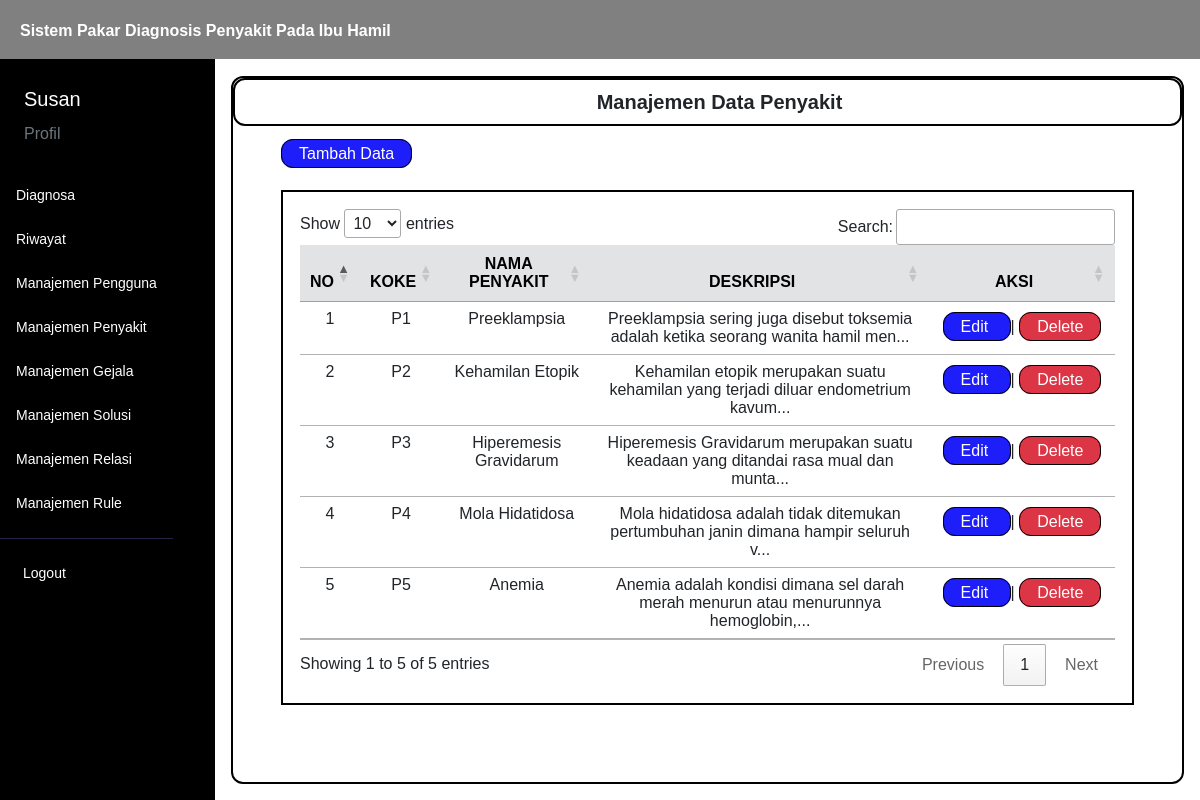
/menu/manaj_penyakit.php (signed in), run on the app's committed database.
### tables this page shows
CREATE TABLE `user` (
  `iduser` int(11) NOT NULL,
  `username` varchar(50) NOT NULL,
  `password` varchar(100) NOT NULL,
  `nama` varchar(50) NOT NULL,
  `email` varchar(50) NOT NULL,
  `level` varchar(40) NOT NULL
);

CREATE TABLE `penyakit` (
  `idpenyakit` int(11) NOT NULL,
  `kode_penyakit` varchar(45) NOT NULL,
  `nama_penyakit` varchar(50) NOT NULL,
  `deskripsi` text NOT NULL
);

### controller/main.php (called while the page is built, shortened)
<?php
$conn = mysqli_connect("localhost", "root", "", "kehamilan");
function query($query)
{
    global $conn;
    $result = mysqli_query($conn, $query);
    $rows = [];
    while ($row = mysqli_fetch_assoc($result)) {
        $rows[] = $row;
    }
    return $rows;
}
function generateRandomKey()
{
    $keyLength = 32;
    $randomBytes = openssl_random_pseudo_bytes($keyLength, $strong);
    if (!$strong) {
        $randomBytes = random_bytes($keyLength);
    }
    return base64_encode($randomBytes);
}
function enkripsi($kata)
{
    $key = generateRandomKey();
    $string = openssl_encrypt($kata, 'AES-256-CBC', $key, 0, substr($key, 0, 16));
    $hasilEnkripsi = base64_encode($key . $string);
    return $hasilEnkripsi;
}
function dekripsi($kata)
{
    $string = base64_decode($kata);
    $key = substr($string, 0, 44);
    $enkripsi = substr($string, 44);
    $hasil = openssl_decrypt($enkripsi, 'AES-256-CBC', $key, 0, substr($key, 0, 16));
    return $hasil;
}
function cari_user() {
    $id = dekripsi($_COOKIE['SPKehamilan']);
    $user = query("SELECT * FROM user WHERE iduser = $id")[0];
    return $user;
}
function validasi_admin()
{
    $id = dekripsi($_COOKIE['SPKehamilan']);
    $cek = query("SELECT * FROM user WHERE iduser = $id")[0];
}
?>

### menu/manaj_penyakit.php (the view, shortened to what this page needs)
<?php
$data = query("SELECT * FROM penyakit ORDER BY CAST(SUBSTRING(kode_penyakit, 2) AS UNSIGNED)");
?>
<html lang="en">
<head>
    <link href="https://cdn.jsdelivr.net/npm/bootstrap@5.3.0/dist/css/bootstrap.min.css" rel="stylesheet"
>
    <link rel="stylesheet" href="https://cdn.datatables.net/1.13.4/css/jquery.dataTables.min.css">
    <link rel="stylesheet" href="../style.css">
</head>
<body>
    <div class="content">
        <?php
        require_once('../navbar/navbar.php');
        ?>
        <div class="main-container m-0">
            <div class="d-flex">
                <?php
                require_once('../navbar/sidebar.php');
                ?>
                <div class="contents px-3 py-3">
                    <div class="box">
                        <div class="box1">
                            <h5 class="text-dark text-center mb-0 ms-4 fw-bold">
                                Manajemen Data Penyakit
                            </h5>
                        </div>
                        <div class="ms-5 mt-3">
                            <a href="../insert/penyakit.php">Tambah Data</a>
                        </div>
                        <div class="tabel mt-4 mx-5">
                            <table id="example" class="table table-hover text-center">
                                <thead>
                                    <tr class="table-secondary">
                                        <th class="text-center" scope="col">NO</th>
                                        <th class="text-center" scope="col">KOKE</th>
                                        <th class="text-center" scope="col">NAMA PENYAKIT</th>
                                        <th class="text-center" scope="col">DESKRIPSI</th>
                                        <th class="text-center" scope="col" style="width: 150px;">AKSI</th>
                                    </tr>
                                </thead>
                                <tbody>
                                    <?php
                                    $i = 1;
                                    foreach ($data as $d):
                                        ?>
                                        <tr>
                                            <td>
                                                <?= $i; ?>
                                            </td>
                                            <td>
                                                <?= $d['kode_penyakit']; ?>
                                            </td>
                                            <td>
                                                <?= $d['nama_penyakit']; ?>
                                            </td>
                                            <td class="truncate">
                                                <?php
                                                $deskripsi_terbatas = substr($d['deskripsi'], 0, 80);
                                                echo $deskripsi_terbatas;
                                                if (strlen($d['deskripsi']) > 80) {
                                                    echo '...';
                                                }
                                                ?>
                                            </td>
                                            <td>
                                                <div class="mt-2">
                                                    <a href="../edit/penyakit.php?id=<?= enkripsi($d['idpenyakit']); ?>">
                                                        Edit
                                                    </a>
                                                    |
                                                    <a href="#" class="delete bg-danger" id="delete"
                                                        onclick="confirmDelete(<?= $d['idpenyakit']; ?>)">
                                                        Delete
                                                    </a>
                                                </div>
                                            </td>
                                        </tr>
                                        <?php
                                        $i++;
                                    endforeach;
                                    ?>
                                </tbody>
                            </table>
                        </div>
                    </div>
                </div>
            </div>
        </div>
    </div>
</body>
</html>

### navbar/sidebar.php (shortened to what this page needs)
<?php
validasi_admin();
?>
<div class="sidebar" id="side_nav">
    <div class="content-side">
        <div class="profil pt-4">
            <span class="text-white ms-4 fs-5">
                <?= $user['nama']; ?>
            </span>
            <div class="ms-4 mt-2">
                <a class="text-decoration-none text-secondary" href="../menu/profil.php">Profil</a>
            </div>
        </div>
        <div class="">
            <ul class="list-unstyled pt-4 fw-medium">
                <li class="">
                    <a href="../diagnosa" class="text-decoration-none d-block">
                        <span>Diagnosa</span>
                    </a>
                </li>
                <li class="">
                    <a href="../menu/riwayat.php" class="text-decoration-none d-block">
                        <span>Riwayat</span>
                    </a>
                </li>
                <li class="">
                    <a href="../menu/manaj_pengguna.php" class="text-decoration-none d-block">
                        <span>Manajemen Pengguna</span>
                    </a>
                </li>
                <li class="">
                    <a href="../menu/manaj_penyakit.php" class="text-decoration-none d-block">
                        <span>Manajemen Penyakit</span>
                    </a>
                </li>
                <li class="">
                    <a href="../menu/manaj_gejala.php" class="text-decoration-none d-block">
                        <span>Manajemen Gejala</span>
                    </a>
                </li>
                <li class="">
                    <a href="../menu/manaj_solusi.php" class="text-decoration-none d-block">
                        <span>Manajemen Solusi</span>
                    </a>
                </li>
                <li class="">
                    <a href="../menu/manaj_relasi.php" class="text-decoration-none d-block">
                        <span>Manajemen Relasi</span>
                    </a>
                </li>
                <li class="">
                    <a href="../menu/manaj_rule.php" class="text-decoration-none d-block">
                        <span>Manajemen Rule</span>
                    </a>
                </li>
            </ul>
        </div>
        <hr class="hr-color">
        <ul class="list-unstyled fw-medium pb-5">
            <li>
                <a href="../logout.php" class="text-decoration-none d-block">
                    <span>Logout</span>
                </a>
            </li>
        </ul>
    </div>
</div>

### style.css (style rules this page uses)
* { font-family: "Chakra Petch", sans-serif; }
body { background: white; margin: 0; padding: 0; border: 0; }
.content { min-height: 100vh; width: 100%; }
.sidebar { background: black; min-width: 215px; max-width: 215px; transition: all ease-in 0.3s; min-height: 100vh; }
hr.hr-color { color: #272247; opacity: 1; }
.sidebar ul { padding: 0 11px; }
.sidebar li { margin: 7px 0; }
.sidebar li a { color: white; padding: 8px 5px; font-size: 14px; margin-left: 0; }
.content-side { position: fixed; margin-top: 60px; }
.contents { width: 100%; margin-top: 60px; }
.content .contents a { border: solid black 1px; border-radius: 12px; padding: 5px 17px; background: rgb(30, 30, 250); color: #ffffff; text-decoration: none; }
.content .contents .delete { border: solid black 1px; border-radius: 12px; padding: 5px 17px; background: rgb(250, 30, 30); color: #ffffff; text-decoration: none; }
.tabel { border: solid black 2px; padding: 17px; }
.contents .tabel table thead { background-color: #272247; }
.box { border: black solid 2px; border-radius: 12px; height: 100%; }
.box1 { border: black solid 2px; border-radius: 12px; padding: 10px; }

### data on the page
user: nama "Susan"
penyakit: kode_penyakit "P1", nama_penyakit "Preeklampsia", deskripsi "Preeklampsia sering juga disebut toksemia adalah ketika seorang wanita hamil men"
penyakit: kode_penyakit "P2", nama_penyakit "Kehamilan Etopik", deskripsi "Kehamilan etopik merupakan suatu kehamilan yang terjadi diluar endometrium kavum"
penyakit: kode_penyakit "P3", nama_penyakit "Hiperemesis Gravidarum", deskripsi "Hiperemesis Gravidarum merupakan suatu keadaan yang ditandai rasa mual dan munta"
penyakit: kode_penyakit "P4", nama_penyakit "Mola Hidatidosa", deskripsi "Mola hidatidosa adalah tidak ditemukan pertumbuhan janin dimana hampir seluruh v"
penyakit: kode_penyakit "P5", nama_penyakit "Anemia", deskripsi "Anemia adalah kondisi dimana sel darah merah menurun atau menurunnya hemoglobin,"
